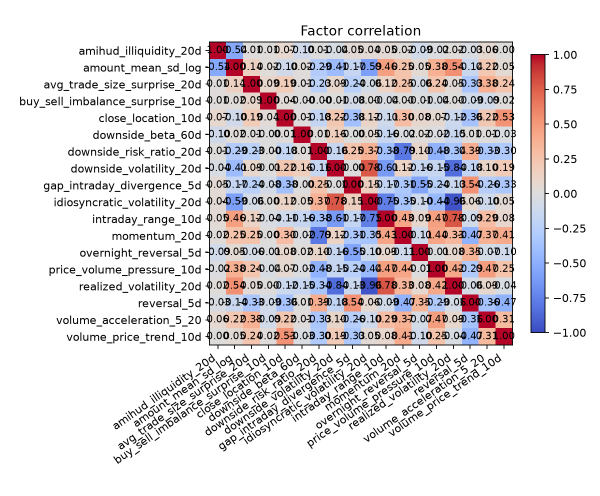
#> input picture evaluation/figures/factor_correlation_heatmap.png, 1200 x 992 px (shown at 1/2 size)
$ python -i build_factor_optimization_report.py   (imports and definitions only)
#> lines starting #> are read from the running program, lines starting #| are printed output that depends on the picture
#!/usr/bin/env python3
"""Build the illustrated seven-factor and turnover-optimized assignment report."""

from __future__ import annotations

import json
from pathlib import Path

import pandas as pd
from reportlab.lib.units import mm
from reportlab.platypus import HRFlowable, PageBreak, Spacer
from reportlab.platypus.tableofcontents import TableOfContents
from reportlab.lib.styles import ParagraphStyle

from build_final_illustrated_report import (
    INK,
    PDF_OUTPUT,
    REPORTS,
    ROOT,
    TEAL,
    ReportTemplate,
    bullet,
    markdown_table,
    p,
    pct,
    register_font,
    report_image,
    styles,
    table,
)


NEW_FACTORS = [
    "avg_trade_size_surprise_20d",
    "price_volume_pressure_10d",
    "gap_intraday_divergence_5d",
]
RECOMMENDED_POLICY = "five_day_buffer60_top30"


# [12 lines left out: function load_data, not called in this run]


def row_for(frame: pd.DataFrame, sample: str, mode: str) -> pd.Series:
    return frame.loc[frame["sample"].eq(sample) & frame["mode"].eq(mode)].iloc[0]


# [84 lines left out: functions new_factor_rows, all_factor_rows, build_markdown, not called in this run]


def build_pdf(data: dict[str, object]) -> Path:
    register_font()
    style_map = styles()
    PDF_OUTPUT.mkdir(parents=True, exist_ok=True)
    output = PDF_OUTPUT / "七因子扩展与收益优化图文报告.pdf"
    document = ReportTemplate(
        str(output),
        style_map,
        title="七因子扩展与收益优化图文报告",
        subject="三个新增因子、真实成本回测、年化收益、回撤与留出期验证",
        header="七因子扩展与收益优化图文报告",
    )

    metadata: pd.DataFrame = data["metadata"]
    summary: pd.DataFrame = data["factor_summary"]
    optimized: pd.DataFrame = data["optimized"]
    sensitivity: pd.DataFrame = data["sensitivity"]
    ablation: pd.DataFrame = data["ablation"]
    lstm: pd.DataFrame = data["lstm"]
    validation: dict = data["validation"]

    full_close = row_for(optimized, "full", "next_close_to_close")
    full_open = row_for(optimized, "full", "next_open_to_open")
    research = row_for(optimized, "research80", "next_open_to_open")
    holdout = row_for(optimized, "holdout20", "next_open_to_open")

    story = [
        Spacer(1, 33 * mm),
        p("七因子扩展与收益优化", style_map, "Title"),
        p("逐笔成交量化作业图文报告", style_map, "Subtitle"),
        Spacer(1, 9 * mm),
        HRFlowable(width="62%", thickness=1.2, color=TEAL, hAlign="CENTER"),
        Spacer(1, 10 * mm),
        p("三个新增因子 · 真实成本回测 · 年化回报与回撤 · 留出期披露", style_map, "Cover"),
        Spacer(1, 20 * mm),
        table(
            [
                ["研究范围", "正式策略", "验证状态"],
                ["300只股票 / 302日", "Top30 / 5日调仓 / Top60缓冲", validation["status"]],
                ["七个日频因子", "t信号 / t+1成交 / 历史IC", "13项测试通过"],
            ],
            style_map,
            widths=[52 * mm, 72 * mm, 44 * mm],
        ),
        Spacer(1, 26 * mm),
        p("生成日期：2026-08-02", style_map, "Cover"),
        PageBreak(),
        p("目录", style_map, "TOC"),
    ]
    toc = TableOfContents()
    toc.levelStyles = [
        ParagraphStyle(
            "TOCLevel1",
            fontName="CJK",
            fontSize=10,
            leading=17,
            leftIndent=0,
            firstLineIndent=0,
            textColor=INK,
            spaceBefore=4,
        )
    ]
    story += [toc, PageBreak()]

    story += [
        p("一、核心结论", style_map, "H1"),
        p(
            "正式策略使用七个因子、Top30 持仓、每 5 个交易日调仓和 Top60 持有缓冲。"
            "因子权重只使用截至 t-1 的 20 日历史 IC，信号在 t 日形成，在 t+1 日成交。",
            style_map,
        ),
        p(
            f"次日开盘口径在全部交易成本和约束生效后取得 {pct(full_open.total_return)} 累计收益、"
            f"{pct(full_open.annual_return)} 年化收益和 {pct(full_open.max_drawdown)} 最大回撤，"
            "完整样本达到 25% 的目标。",
            style_map,
            "Callout",
        ),
        table(
            [
                ["完整样本指标", "次日收盘成交", "次日开盘成交"],
                ["成本前累计收益", pct(full_close.gross_total_return), pct(full_open.gross_total_return)],
                ["成本后累计收益", pct(full_close.total_return), pct(full_open.total_return)],
                ["年化收益率", pct(full_close.annual_return), pct(full_open.annual_return)],
                ["基准累计收益", pct(full_close.benchmark_total_return), pct(full_open.benchmark_total_return)],
                ["累计主动收益", pct(full_close.active_total_return), pct(full_open.active_total_return)],
                ["年化超额收益", pct(full_close.annual_excess_return), pct(full_open.annual_excess_return)],
                ["年化波动率", pct(full_close.annual_volatility), pct(full_open.annual_volatility)],
                ["最大回撤", pct(full_close.max_drawdown), pct(full_open.max_drawdown)],
                ["夏普率", f"{full_close.sharpe:.3f}", f"{full_open.sharpe:.3f}"],
                ["信息比率", f"{full_close.information_ratio:.3f}", f"{full_open.information_ratio:.3f}"],
                ["日均单边换手", pct(full_close.avg_one_way_turnover), pct(full_open.avg_one_way_turnover)],
                ["总交易成本", f"{full_close.total_cost:,.0f}", f"{full_open.total_cost:,.0f}"],
            ],
            style_map,
            widths=[62 * mm, 53 * mm, 53 * mm],
        ),
        Spacer(1, 6 * mm),
        p(
            "收益提高来自降低换手和扩大组合容量，不来自同日未来 IC、删掉亏损日期或取消交易成本。"
            "但完整样本包含策略选择过程，因此仍需结合最后 20% 留出期判断稳健性。",
            style_map,
            "Warning",
        ),
        PageBreak(),
    ]

    new_merged = metadata.merge(summary, on="factor", how="left")
    new_merged = new_merged.loc[new_merged["factor"].isin(NEW_FACTORS)].set_index("factor").loc[NEW_FACTORS]
    new_rows = [["新增因子", "公式", "IC", "Rank IC", "Rank ICIR", "Q5-Q1累计收益"]]
    new_rows.extend(new_factor_rows(data))
    story += [
        p("二、三个新增因子", style_map, "H1"),
        p(
            "参考 PDF 和汇报 PPT 中已经出现成交额离散度、动量或反转、主买比例、振幅或收盘位置、"
            "以及 Amihud 非流动性等思路。本次新增因子改用成交笔数、价量联动和开盘—收盘分解，避免直接复制。",
            style_map,
        ),
        table(new_rows, style_map, widths=[30 * mm, 62 * mm, 16 * mm, 20 * mm, 21 * mm, 23 * mm], font_size=6.2),
        Spacer(1, 7 * mm),
        bullet("20 日单笔成交规模异常：衡量平均每笔成交金额相对自身历史的异常程度。", style_map),
        bullet("10 日价量压力：衡量收益方向是否获得成交量变化确认。", style_map),
        bullet("5 日隔夜—日内收益背离：衡量开盘定价与盘中价格修正之间的差异。", style_map),
        p(
            "所有滚动窗口只使用当日及更早数据；因子与下一交易日收益配对只发生在评价阶段。"
            "三个新增因子在综合信号中乘以 0.1 的保守缩放，避免新增变量因一次样本内尝试就主导组合。",
            style_map,
            "Callout",
        ),
        PageBreak(),
    ]

    for index, (factor, caption) in enumerate(
        [
            ("avg_trade_size_surprise_20d", "单笔成交规模异常的五分组、累计净值和滚动 Rank IC。"),
            ("price_volume_pressure_10d", "价量压力因子的分组收益与时序稳定性。"),
            ("gap_intraday_divergence_5d", "隔夜—日内收益背离因子，Rank IC 为正且多空累计收益较强。"),
        ],
        start=1,
    ):
        factor_name = new_merged.loc[factor, "name_zh"]
        story += [
            p(f"新增因子诊断：{factor_name}", style_map, "H2"),
            report_image(
                ROOT / "evaluation" / "figures" / f"{factor}_diagnostics.png",
                width=170 * mm,
                max_height=150 * mm,
            ),
            p(f"图 {index}：{caption}", style_map, "Caption"),
        ]
        if index < 3:
            story.append(PageBreak())
    story.append(PageBreak())

    all_rows = [["因子", "类别", "IC", "Rank IC", "Rank ICIR", "Q5-Q1累计收益"]]
    all_rows.extend(all_factor_rows(data))
    story += [
        p("三、七因子整体评价", style_map, "H1"),
        table(all_rows, style_map, widths=[42 * mm, 22 * mm, 20 * mm, 23 * mm, 25 * mm, 30 * mm], font_size=6.5),
        Spacer(1, 6 * mm),
        report_image(
            ROOT / "evaluation" / "figures" / "factor_correlation_heatmap.png",
            width=137 * mm,
            max_height=128 * mm,
        ),
        p("图 4：七因子横截面相关性。最大绝对相关性约为 0.54，没有完全重复的因子。", style_map, "Caption"),
        p(
            "因子评价使用下一交易日收盘到收盘收益，并在每日横截面做 1%/99% 缩尾和标准化。"
            "行业、市值中性化接口已经实现，但匿名代码无法匹配真实暴露，因此正式结果没有使用虚构代理变量。",
            style_map,
            "Warning",
        ),
        PageBreak(),
    ]

    story += [
        p("四、组合构建与交易约束", style_map, "H1"),
        p(
            "组合由七个标准化因子按历史 20 日 IC 加权。原有四个因子使用完整尺度，三个新增因子使用 0.1 倍尺度。"
            "最终持有综合排名前 30 的股票，每 5 日调仓；已有持仓只要仍在前 60 名便继续保留。",
            style_map,
        ),
        table(
            [
                ["模块", "正式设定"],
                ["信息时点", "t 日信号；仅使用截至 t-1 已实现的历史 IC"],
                ["成交时点", "t+1 日开盘或收盘，分别回测"],
                ["持仓与换手", "Top30；每5日调仓；Top60持有缓冲"],
                ["停牌", "成交量或成交额为零不可交易"],
                ["涨跌停", "一字涨停不能买；一字跌停不能卖"],
                ["成本", "卖出5bp；双边滑点各5bp；平方根冲击成本"],
                ["基准", "入场日可交易股票的每日等权收益"],
            ],
            style_map,
            widths=[43 * mm, 125 * mm],
        ),
        Spacer(1, 8 * mm),
        report_image(
            ROOT / "backtest" / "figures" / "turnover_control_comparison.png",
            width=170 * mm,
            max_height=90 * mm,
        ),
        p("图 5：不同换手政策的日均单边换手与成本后收益。Top30 的 5 日缓冲方案被选为正式策略。", style_map, "Caption"),
        PageBreak(),
    ]

    story += [
        p("五、收益、年化回报与回撤", style_map, "H1"),
        report_image(
            ROOT / "backtest" / "figures" / "optimized_strategy_nav_drawdown.png",
            width=170 * mm,
            max_height=128 * mm,
        ),
        p("图 6：正式策略与等权基准净值，以及两个成交口径的回撤曲线。", style_map, "Caption"),
        report_image(
            ROOT / "backtest" / "figures" / "optimized_strategy_risk_metrics.png",
            width=170 * mm,
            max_height=82 * mm,
        ),
        p("图 7：累计收益、年化收益、年化超额、波动率、最大回撤、夏普率和信息比率。", style_map, "Caption"),
        PageBreak(),
    ]

    open_sensitivity = sensitivity.loc[sensitivity["mode"].eq("next_open_to_open")]
    sensitivity_rows = [["成本情景", "累计收益", "年化收益", "最大回撤", "夏普率", "总成本"]]
    for row in open_sensitivity.itertuples(index=False):
        sensitivity_rows.append([
            row.scenario,
            pct(row.total_return),
            pct(row.annual_return),
            pct(row.max_drawdown),
            f"{row.sharpe:.3f}",
            f"{row.total_cost:,.0f}",
        ])
    story += [
        p("六、成本敏感性与因子消融", style_map, "H1"),
        p("次日开盘口径的三档成本结果如下。", style_map),
        table(sensitivity_rows, style_map, widths=[30 * mm, 27 * mm, 27 * mm, 27 * mm, 24 * mm, 33 * mm]),
        Spacer(1, 7 * mm),
        report_image(ROOT / "backtest" / "figures" / "cost_sensitivity.png", width=158 * mm, max_height=86 * mm),
        p("图 8：悲观成本情景的累计收益仍为 27.37%，但年化收益降至 24.72%。", style_map, "Caption"),
        report_image(ROOT / "backtest" / "figures" / "factor_ablation.png", width=158 * mm, max_height=86 * mm),
        p("图 9：从一个因子逐步增加至七个因子的执行约束回测。七因子组合改善了回撤和夏普率。", style_map, "Caption"),
        PageBreak(),
    ]

    story += [
        p("七、研究期与最后 20% 留出期", style_map, "H1"),
        table(
            [
                ["次日开盘口径", "研究期前80%", "留出期后20%"],
                ["日期", f"{research.start_date}—{research.end_date}", f"{holdout.start_date}—{holdout.end_date}"],
                ["成本后累计收益", pct(research.total_return), pct(holdout.total_return)],
                ["等权基准收益", pct(research.benchmark_total_return), pct(holdout.benchmark_total_return)],
                ["累计主动收益", pct(research.active_total_return), pct(holdout.active_total_return)],
                ["年化收益", pct(research.annual_return), pct(holdout.annual_return)],
                ["年化超额收益", pct(research.annual_excess_return), pct(holdout.annual_excess_return)],
                ["最大回撤", pct(research.max_drawdown), pct(holdout.max_drawdown)],
                ["夏普率", f"{research.sharpe:.3f}", f"{holdout.sharpe:.3f}"],
            ],
            style_map,
            widths=[58 * mm, 55 * mm, 55 * mm],
        ),
        Spacer(1, 8 * mm),
        report_image(ROOT / "backtest" / "figures" / "optimized_period_split.png", width=158 * mm, max_height=105 * mm),
        p("图 10：研究期与留出期的策略、基准和主动收益。", style_map, "Caption"),
        p(
            "留出期策略绝对收益为负，但跌幅小于股票池等权基准，因此主动收益仍为正。"
            "这意味着组合在该阶段有相对选股价值，却不能证明稳定的绝对盈利能力。",
            style_map,
            "Warning",
        ),
        PageBreak(),
    ]

    open_ablation = ablation.loc[ablation["mode"].eq("next_open_to_open")]
    ablation_rows = [["因子数", "组合", "累计收益", "年化收益", "最大回撤", "夏普率"]]
    for row in open_ablation.itertuples(index=False):
        ablation_rows.append([
            str(row.n_factors),
            row.ablation_step,
            pct(row.total_return),
            pct(row.annual_return),
            pct(row.max_drawdown),
            f"{row.sharpe:.3f}",
        ])
    story += [
        p("八、补充结果与验证", style_map, "H1"),
        p("次日开盘口径因子消融明细", style_map, "H2"),
        table(ablation_rows, style_map, widths=[15 * mm, 55 * mm, 27 * mm, 27 * mm, 27 * mm, 22 * mm], font_size=6.6),
        Spacer(1, 8 * mm),
        p("分钟级模型", style_map, "H2"),
    ]
    lstm_rows = [["模型", "Accuracy", "Balanced Acc.", "F1", "ROC AUC", "PR AUC"]]
    for row in lstm.itertuples(index=False):
        lstm_rows.append([
            row.model,
            pct(row.accuracy),
            pct(row.balanced_accuracy),
            pct(row.f1),
            f"{row.auc:.4f}",
            f"{row.pr_auc:.4f}",
        ])
    story += [
        table(lstm_rows, style_map, widths=[38 * mm, 26 * mm, 30 * mm, 24 * mm, 25 * mm, 25 * mm]),
        Spacer(1, 7 * mm),
        p(
            "LSTM 使用 3 折 expanding-window walk-forward，共 83,880 条样本外预测。"
            "其 ROC AUC 高于逻辑回归，但上涨召回率只有 8.10%，不能直接等同于可交易收益。",
            style_map,
        ),
        p("自动验证", style_map, "H2"),
        table(
            [
                ["检查项", "结果"],
                ["全量验证", validation["status"]],
                ["日频字段", str(validation["daily_fields"])],
                ["分钟表", f"{validation['minute_files']:,}"],
                ["回测交易审计", f"{validation['backtest_trade_rows']:,} 条"],
                ["换手政策变体", str(validation["turnover_control_variants"])],
                ["LSTM样本外预测", f"{validation['lstm_oos_samples']:,}"],
                ["单元测试", "13 项全部通过"],
            ],
            style_map,
            widths=[82 * mm, 82 * mm],
        ),
        PageBreak(),
    ]

    story += [
        p("九、结论与解释边界", style_map, "H1"),
        bullet("新增三个因子均使用与参考材料不同的变量组合，并完成 IC、Rank IC、分组收益和相关性评价。", style_map),
        bullet("Top30、5 日调仓和 Top60 持有缓冲将日均单边换手降到约 8.3%。", style_map),
        bullet("次日开盘口径完整样本成本后累计收益为 32.74%，年化收益为 29.51%，最大回撤为 -11.27%。", style_map),
        bullet("悲观成本情景累计收益为 27.37%，说明完整样本的 25% 结论并非只在零成本下成立。", style_map),
        bullet("最后 20% 留出期绝对收益为 -2.61%，但相对基准主动收益为 +5.41%。", style_map),
        p(
            "最重要的解释边界是：策略选择和参数比较使用了这段历史数据，因而完整样本 32.74% 仍带有研究选择效应。"
            "报告不把它表述为未来保证。更严格的下一步是锁定代码与参数，在完全未参与研究的新日期上进行 walk-forward 前推。",
            style_map,
            "Warning",
        ),
        p("主要复现文件", style_map, "H2"),
        p(
            "因子代码：pipeline_code/construct_factors.py<br/>"
            "回测与绘图：scripts/analyze_factors_backtest.py<br/>"
            "七因子指标：evaluation/factor_summary.csv<br/>"
            "优化策略指标：backtest/optimized_strategy_metrics.csv<br/>"
            "逐日净值：backtest/optimized_strategy_results.csv<br/>"
            "全量审计：reports/validation.json",
            style_map,
            "Small",
        ),
    ]

    document.multiBuild(story)
    return output


# [6 lines left out: function main, not called in this run]


# [2 lines not run here, left out]

>>> import cv2
>>> picture = cv2.imread('../evaluation/figures/factor_correlation_heatmap.png', cv2.IMREAD_GRAYSCALE)
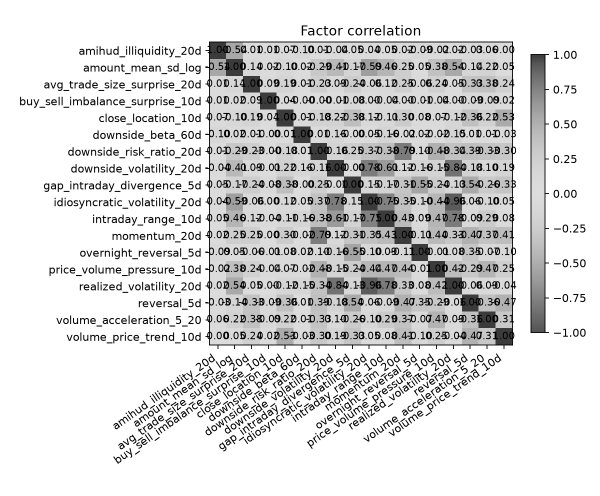
#> picture: shape (992, 1200) (shown at 1/2 size); min 0, max 255, mean 214.8
#> (the run stopped early here; a loop or call above may not have finished)

$ run again, on evaluation/figures/amihud_illiquidity_20d_diagnostics.png
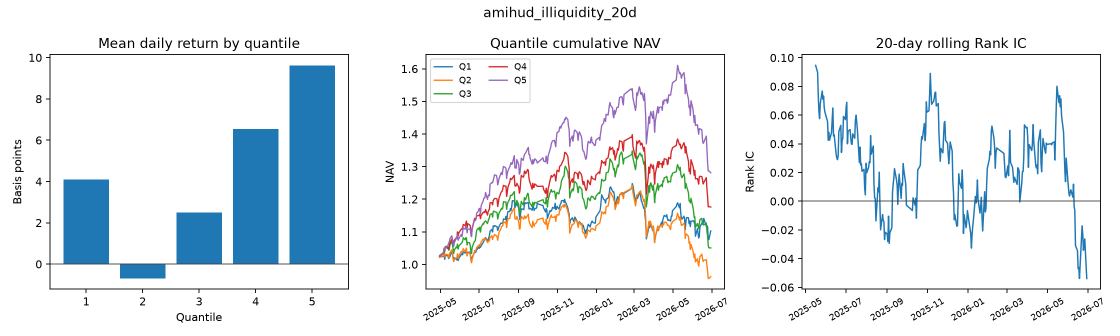
#> input picture evaluation/figures/amihud_illiquidity_20d_diagnostics.png, 2240 x 672 px (shown at 1/2 size)
#> `picture = cv2.imread('../evaluation/figures/factor_correlation_heatmap..`:
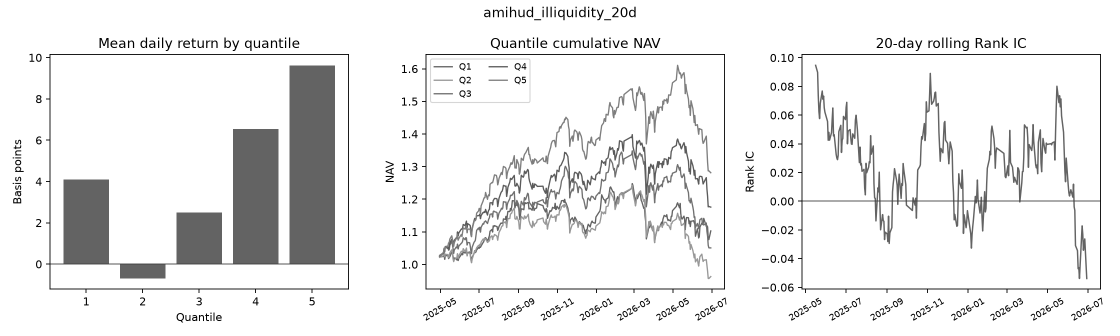
#> picture: shape (672, 2240) (shown at 1/2 size); min 0, max 255, mean 236.3

$ run again, on evaluation/figures/avg_trade_size_surprise_20d_diagnostics.png
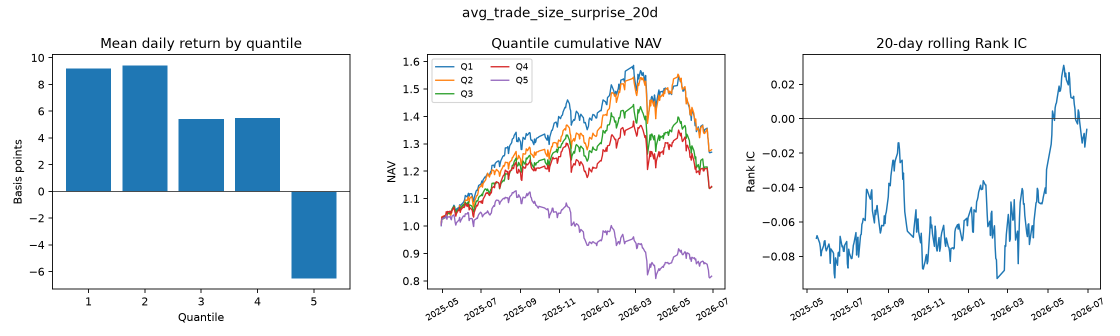
#> input picture evaluation/figures/avg_trade_size_surprise_20d_diagnostics.png, 2240 x 672 px (shown at 1/2 size)
#> `picture = cv2.imread('../evaluation/figures/factor_correlation_heatmap..`:
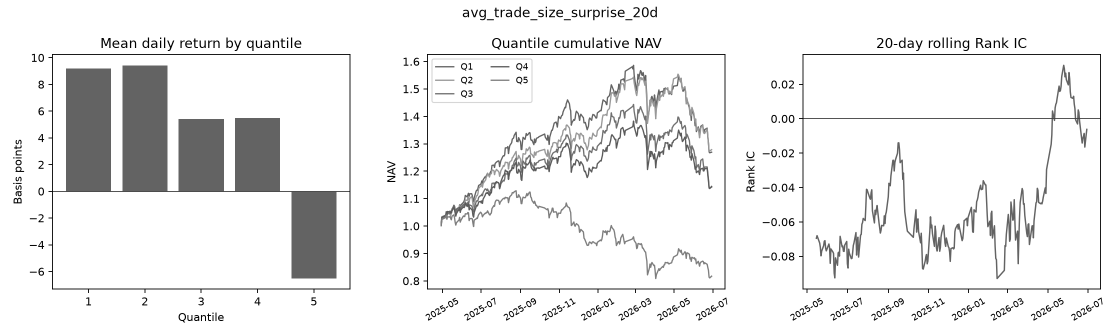
#> picture: shape (672, 2240) (shown at 1/2 size); min 0, max 255, mean 237.3

$ run again, on evaluation/figures/buy_sell_imbalance_5d_diagnostics.png
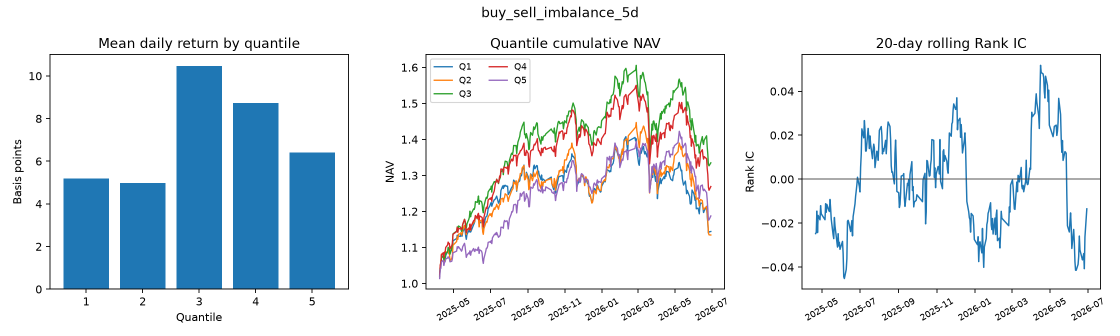
#> input picture evaluation/figures/buy_sell_imbalance_5d_diagnostics.png, 2240 x 672 px (shown at 1/2 size)
#> `picture = cv2.imread('../evaluation/figures/factor_correlation_heatmap..`:
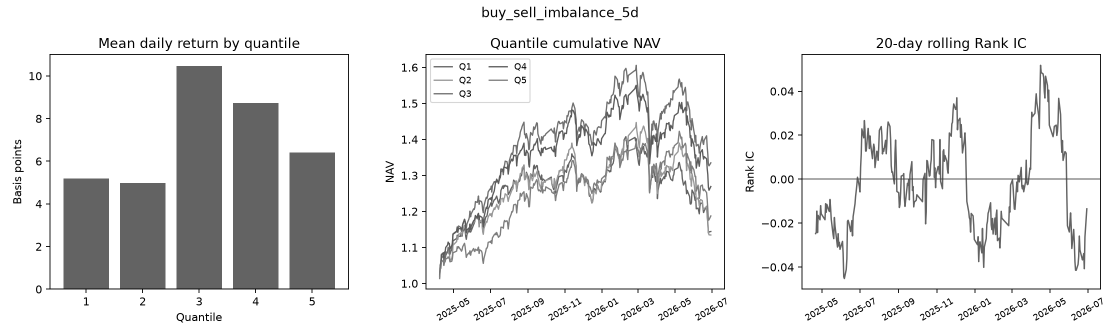
#> picture: shape (672, 2240) (shown at 1/2 size); min 0, max 255, mean 231.2
